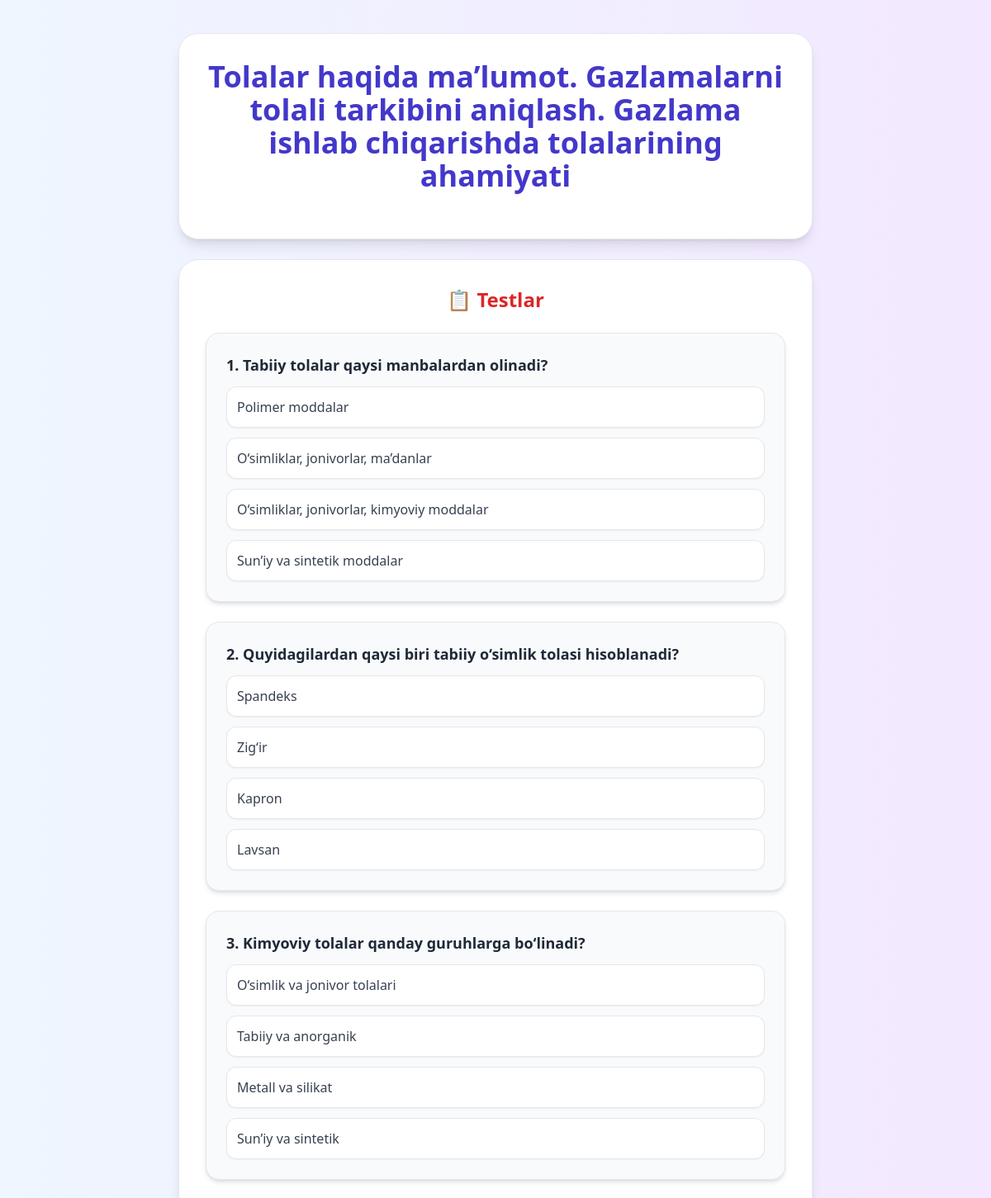
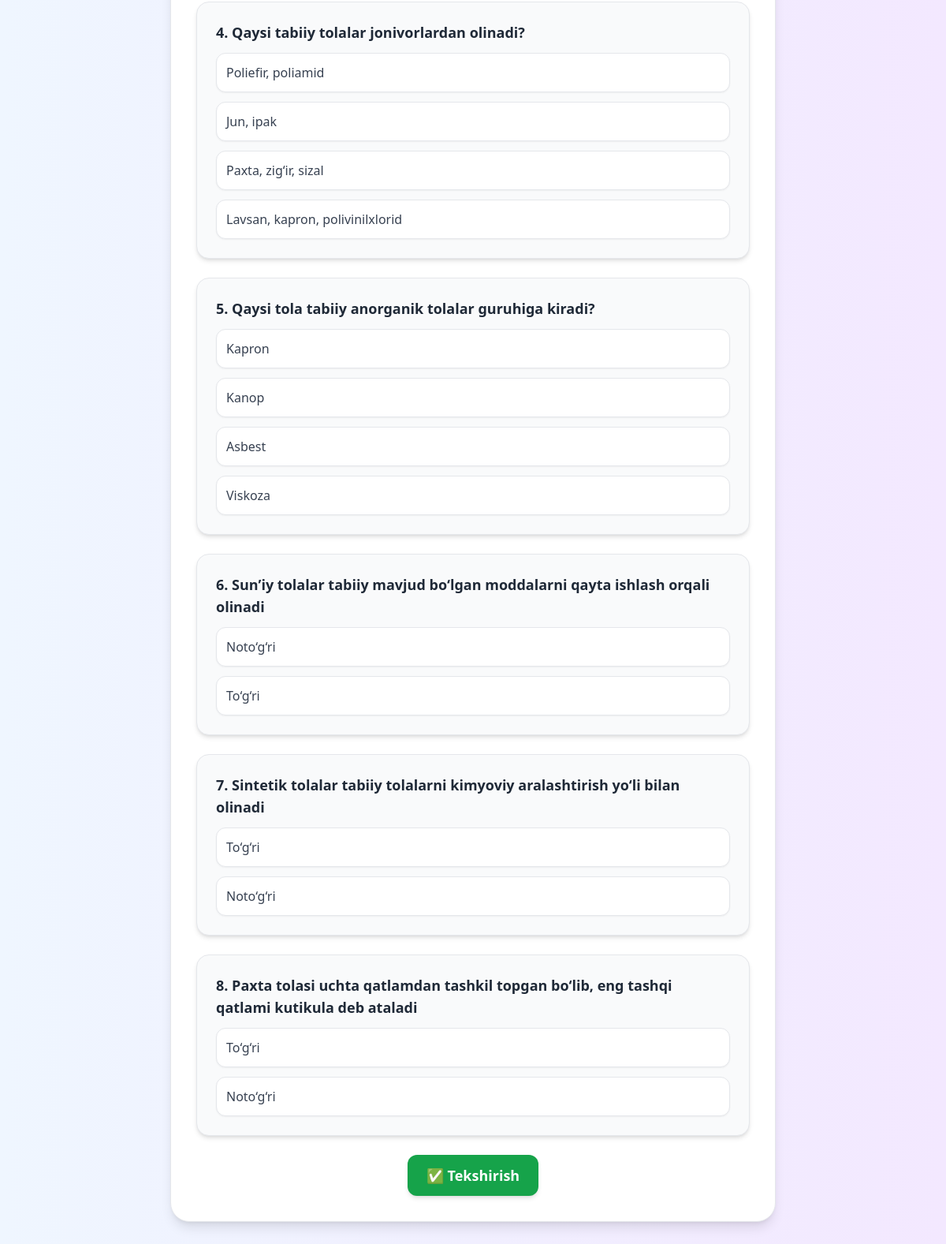
Page /5/lesson_list on the committed database (2 pictures, top to bottom).
### subject/models.py (models this page shows, shortened)
class Lecture(models.Model):
    name = models.CharField(max_length=255)
    video = models.FileField(upload_to="uploads/videolar/", blank=True, verbose_name="Video")
    word = models.FileField(upload_to="uploads/maruza_word/", blank=True, verbose_name="Ma'ruza word")
    presentation = models.FileField(upload_to="uploads/presentations/ma'ruza/", blank=True,
                                    verbose_name="Ma'ruza taqdimot")
    created_at = models.DateTimeField(auto_now_add=True)
    updated_at = models.DateTimeField(auto_now=True)
    class Meta:
        ordering = ['created_at']
        verbose_name = "Ma'ruza"
        verbose_name_plural = "Ma'ruzalar"

class Test(models.Model):
    lesson = models.ForeignKey(Lecture, related_name="tests", on_delete=models.CASCADE)
    question = models.TextField()
    created_at = models.DateTimeField(auto_now_add=True)
    class Meta:
        ordering = ['created_at']
        verbose_name = 'Test'
        verbose_name_plural = 'Testlar'

class TestOption(models.Model):
    test = models.ForeignKey(Test, related_name="options", on_delete=models.CASCADE)
    text = models.TextField()
    is_correct = models.BooleanField(default=False)
    class Meta:
        verbose_name = 'Variant'
        verbose_name_plural = 'Variantlar'

### subject/views.py (the view)
# urls.py: path('<int:pk>/lesson_list', test, name='test'),
def test(request, pk):
    lecture = get_object_or_404(Lecture, pk=pk)
    tests = Test.objects.filter(lesson=lecture).prefetch_related("options")
    return render(request, 'test.html', {
        'lesson': lecture,
        'tests': tests
    })

### subject/templatetags/custom_filters.py (called while the page is built)
@register.filter
def shuffle(queryset):
    queryset_list = list(queryset)
    random.shuffle(queryset_list)
    return queryset_list

### templates/test.html (shortened to what this page needs)
<!DOCTYPE html>
<html lang="en">
<head>
    {% load custom_filters %}
    <script src="https://cdn.tailwindcss.com"></script>
    <link rel="stylesheet" href="https://cdnjs.cloudflare.com/ajax/libs/font-awesome/6.7.2/css/all.min.css"/>
</head>
<body class="bg-gradient-to-r from-blue-50 to-purple-100 min-h-screen flex flex-col items-center py-10">
    <div class="bg-white shadow-lg rounded-3xl p-8 w-full max-w-3xl text-center border border-gray-200">
        <h1 class="text-4xl font-bold text-indigo-700 mb-6">{{ lesson.name }}</h1>
    </div>
    <div class="bg-white shadow-lg rounded-3xl p-8 w-full max-w-3xl mt-6 border border-gray-200">
        <h2 class="text-2xl font-bold text-center text-red-600 mb-6">📋 Testlar</h2>
        {% if tests %}
        <form id="quiz-form">
            {% for test in tests %}
            <div class="mb-6 p-6 border rounded-2xl bg-gray-50 shadow-md">
                <p class="font-semibold text-lg text-gray-800">{{ forloop.counter }}. {{ test.question }}</p>
                <div class="mt-3 space-y-3">
                    {% for option in test.options.all|shuffle %}
                    <label class="flex items-center p-3 bg-white border rounded-xl shadow-sm cursor-pointer hover:bg-gray-100 transition-all duration-200">
                        <span class="text-gray-700">{{ option.text }}</span>
                    </label>
                    {% empty %}
                    <p class="text-red-500">Variantlar yo'q!</p>
                    {% endfor %}
                </div>
            </div>
            {% endfor %}
            <div class="flex justify-center">
                <button type="button" onclick="checkAnswers()"
                        class="px-6 py-3 text-white bg-green-600 rounded-xl shadow-md hover:bg-green-700 transition-all duration-300 text-lg font-semibold">
                    ✅ Tekshirish
                </button>
            </div>
        </form>
        {% else %}
        <p class="text-center text-gray-500 text-lg">❌ Hozircha testlar mavjud emas.</p>
        {% endif %}
    </div>
</body>
</html>

### rows in the picture
Lecture: name "Tolalar haqida ma’lumot. Gazlamalarni tolali tarkibini aniqlash. Gazlama ishlab chiqarishda tolalarining ahamiyati"
Test: question "Tabiiy tolalar qaysi manbalardan olinadi?"
TestOption: text "Polimer moddalar"
TestOption: text "O‘simliklar, jonivorlar, ma’danlar"
TestOption: text "O‘simliklar, jonivorlar, kimyoviy moddalar"
TestOption: text "Sun’iy va sintetik moddalar"
Test: question "Quyidagilardan qaysi biri tabiiy o‘simlik tolasi hisoblanadi?"
TestOption: text "Spandeks"
TestOption: text "Zig‘ir"
TestOption: text "Kapron"
TestOption: text "Lavsan"
Test: question "Kimyoviy tolalar qanday guruhlarga bo‘linadi?"
TestOption: text "O‘simlik va jonivor tolalari"
TestOption: text "Tabiiy va anorganik"
TestOption: text "Metall va silikat"
TestOption: text "Sun’iy va sintetik"
Test: question "Qaysi tabiiy tolalar jonivorlardan olinadi?"
TestOption: text "Poliefir, poliamid"
TestOption: text "Jun, ipak"
TestOption: text "Paxta, zig‘ir, sizal"
TestOption: text "Lavsan, kapron, polivinilxlorid"
Test: question "Qaysi tola tabiiy anorganik tolalar guruhiga kiradi?"
TestOption: text "Kapron"
TestOption: text "Kanop"
TestOption: text "Asbest"
TestOption: text "Viskoza"
Test: question "Sun’iy tolalar tabiiy mavjud bo‘lgan moddalarni qayta ishlash orqali olinadi"
TestOption: text "Noto‘g‘ri"
TestOption: text "To‘g‘ri"
Test: question "Sintetik tolalar tabiiy tolalarni kimyoviy aralashtirish yo‘li bilan olinadi"
TestOption: text "To‘g‘ri"
TestOption: text "Noto‘g‘ri"
Test: question "Paxta tolasi uchta qatlamdan tashkil topgan bo‘lib, eng tashqi qatlami kutikula deb ataladi"
TestOption: text "To‘g‘ri"
TestOption: text "Noto‘g‘ri"
